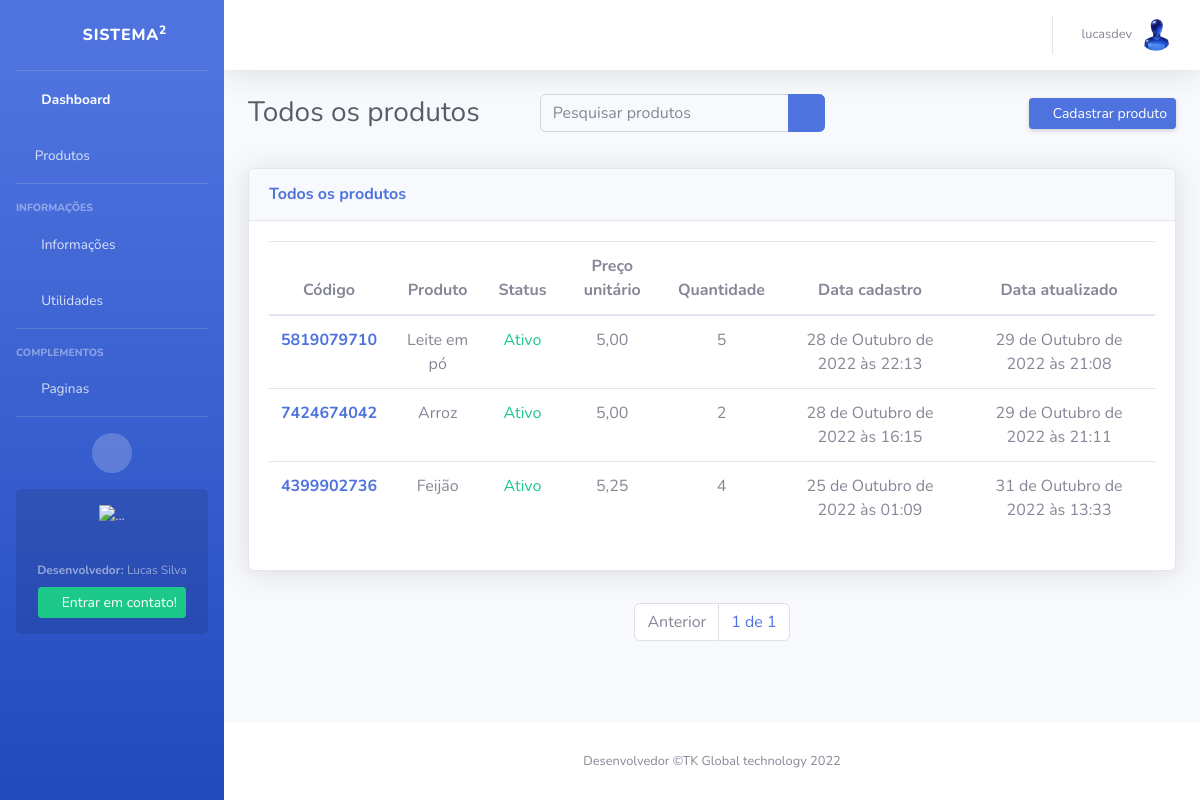
The page /produtos/todos/ (signed in) on the database as committed earlier.
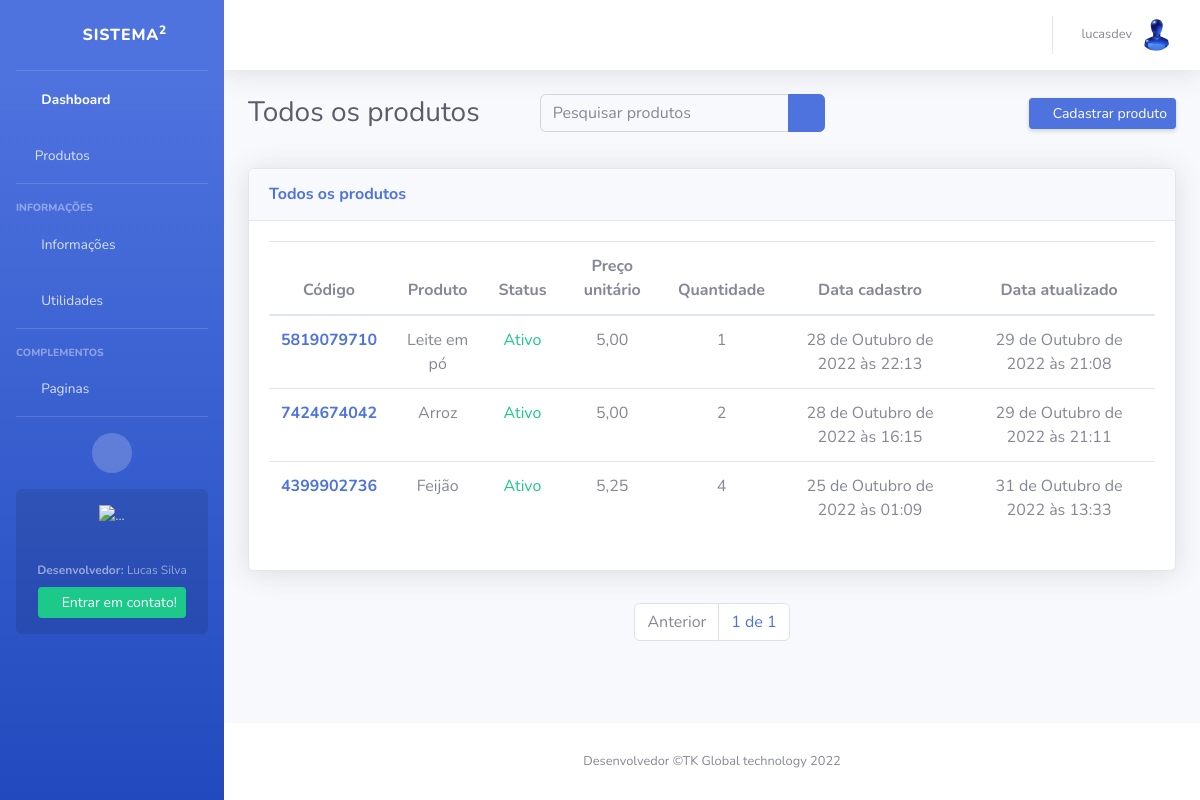
The same page on the database as committed later.
### apps/products/models/products.py (models this page shows, shortened)
class Products(models.Model):
    code = models.IntegerField(default=gerar_id, editable=False)
    created_by = models.ForeignKey(User, on_delete=models.CASCADE)
    name = models.CharField(max_length=50)
    value = models.DecimalField(max_digits=9, decimal_places=2)
    quantity = models.IntegerField(default=1, null=True, blank=True)
    amunt_sell = models.DecimalField(max_digits=9, decimal_places=2, null=True, blank=True)
    status = models.BooleanField(default=True)
    image = models.ImageField(upload_to=upload_to, default='image.jpg', null=True, blank=True)
    date_create = models.DateTimeField(auto_now_add=True)
    date_update = models.DateTimeField(auto_now=True)
    """Aqui servirá para mostrar apenas produtos do usuario"""
    class Meta:
        db_table = 'products'
        verbose_name = 'Produto'
        verbose_name_plural = 'Produtos'
        ordering = ('-date_create',)

### apps/products/views/products.py (the view, shortened to what this page needs)
# urls.py: path('todos/', AllProductsView.as_view(), name='all-products'),
class AllProductsView(LoginRequiredMixin, ListView):
    template_name = 'all-products.html'
    edirect_field_name = 'login'
    model = Products
    def get_queryset(self):
        return Products.objects.all()
    def get(self, request, *args, **kwargs):
        self.object_list = self.get_queryset()
        allow_empty = self.get_allow_empty()
        producs = Products.objects.all().order_by('-date_create')
        queryset = request.GET.get('q')
        print(queryset)
        paginator = Paginator(producs, 10)
        page = self.request.GET.get('page')
        posts = paginator.get_page(page)
        context = dict()
        context['producs'] = posts
        return self.render_to_response(context)

### apps/products/templates/all-products.html (shortened to what the changed rows need)
{% extends 'base.html' %}
{% load static %}
{% block body %}
<div class="container-fluid">
    <div class="d-sm-flex align-items-center justify-content-between mb-4">
        <h1 class="h3 mb-0 text-gray-800">Todos os produtos</h1>
    </div>
        <section class="py-2">
              <div class="row">
                <div class="col-xl-12 col-lg-12">
                    <div class="card shadow mb-4">
                        <div class="card-body">
                            <div class="table-responsive-sm">
                                <table class="table table-hover">
                                    <thead>
                                      <tr  class="text-center">
                                        <th scope="col">Código</th>
                                        <th scope="col">Produto</th>
                                        <th scope="col">Status</th>
                                        <th scope="col">Preço unitário</th>
                                        <th scope="col">Quantidade</th>
                                        <th scope="col">Data cadastro</th>
                                        <th scope="col">Data atualizado</th>
                                      </tr>
                                    </thead>
                                    <tbody>
                                        {% for product in producs %}
                                        <tr class="text-center">
                                            <th scope="row"><a href="{% url 'product-edit' product.pk  %}">{{product.code}}</a></th>
                                            <td>{{product.name}}</td>
                                            <td>
                                                {% if product.status == True  %}
                                                    <span class="text-success">Ativo</span>
                                                {% else %}
                                                <span class="text-danger">Desativado</span>
                                                {% endif %}
                                            </td>
                                            <td>{{product.value}}</td>
                                            <td>{{product.quantity}}</td>
                                            <td>{{product.date_create}}</td>
                                            <td>{{product.date_update}}</td>
                                        </tr>
                                        {% endfor %}
                                    </table>
                            </div>
                        </div>
                    </div>
                </div>
            </div>
    </section>
</div>
{% endblock body %}

Rows that differ between the two databases and show on the page:
changed Products "Leite em pó": quantity "5" → "1"
